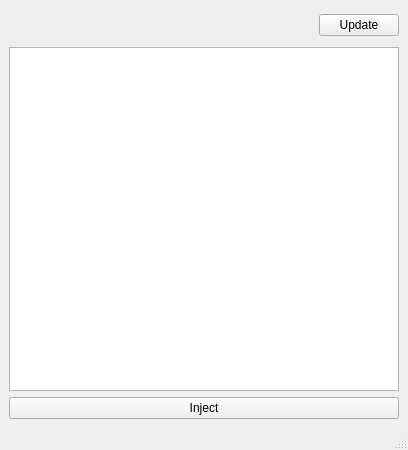
<?xml version="1.0" encoding="UTF-8"?>
<ui version="4.0">
 <class>MainWindow</class>
 <widget class="QMainWindow" name="MainWindow">
  <property name="geometry">
   <rect>
    <x>0</x>
    <y>0</y>
    <width>408</width>
    <height>450</height>
   </rect>
  </property>
  <property name="windowTitle">
   <string>VonMises DLL Injector (x64)</string>
  </property>
  <widget class="QWidget" name="centralwidget">
   <layout class="QVBoxLayout" name="verticalLayout">
    <item>
     <layout class="QHBoxLayout" name="horizontalLayout">
      <property name="topMargin">
       <number>5</number>
      </property>
      <property name="bottomMargin">
       <number>5</number>
      </property>
      <item>
       <spacer name="horizontalSpacer">
        <property name="orientation">
         <enum>Qt::Horizontal</enum>
        </property>
        <property name="sizeHint" stdset="0">
         <size>
          <width>40</width>
          <height>20</height>
         </size>
        </property>
       </spacer>
      </item>
      <item>
       <widget class="QPushButton" name="updateProcessListBtn">
        <property name="text">
         <string>Update</string>
        </property>
       </widget>
      </item>
     </layout>
    </item>
    <item>
     <widget class="QListWidget" name="processListWidget"/>
    </item>
    <item>
     <widget class="QPushButton" name="injectDllBtn">
      <property name="text">
       <string>Inject</string>
      </property>
     </widget>
    </item>
   </layout>
  </widget>
  <widget class="QMenuBar" name="menubar">
   <property name="geometry">
    <rect>
     <x>0</x>
     <y>0</y>
     <width>408</width>
     <height>25</height>
    </rect>
   </property>
  </widget>
  <widget class="QStatusBar" name="statusbar"/>
 </widget>
 <resources/>
 <connections/>
</ui>
